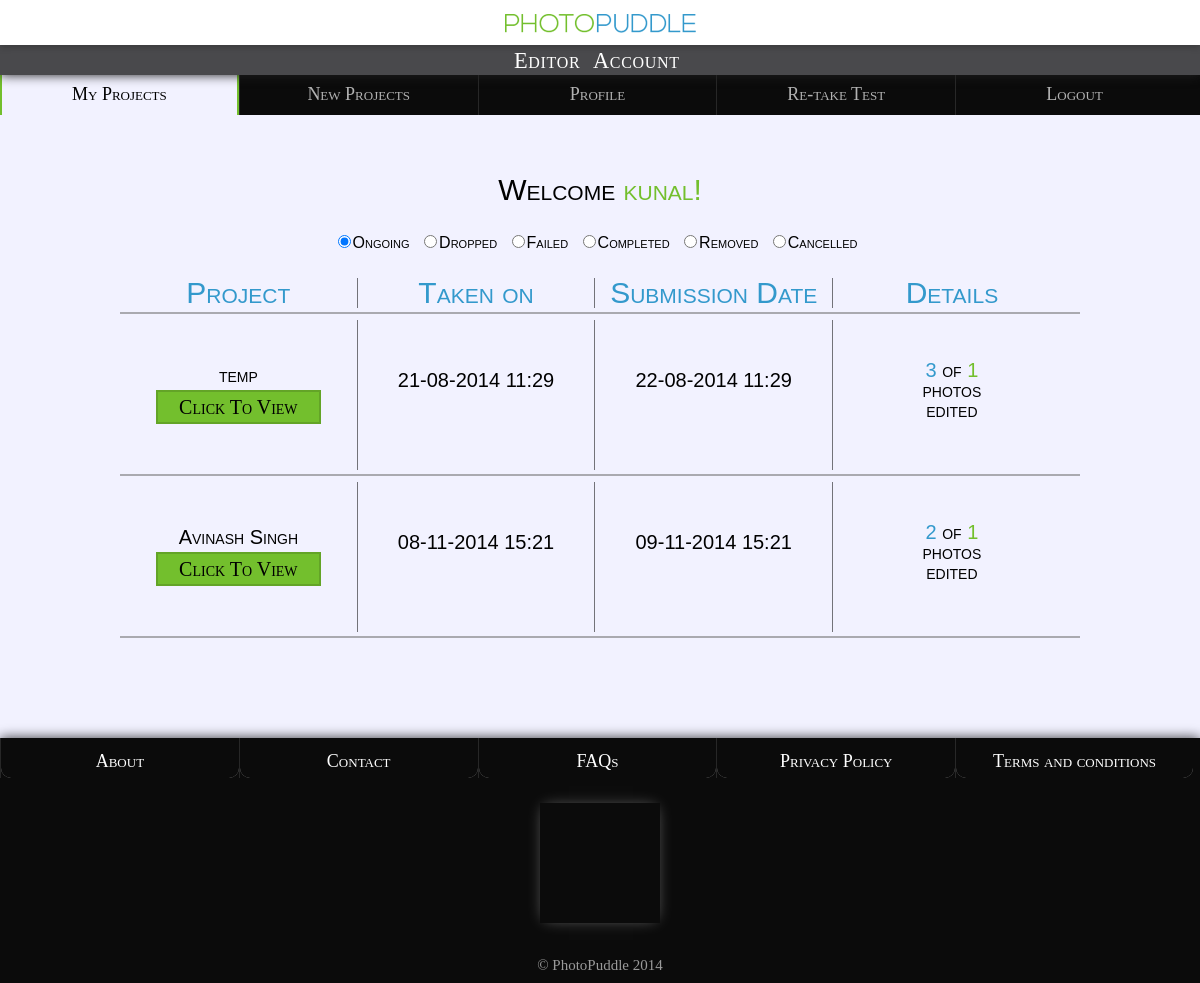
Page /editMyProjList.php (signed in) on the committed database.
### tables this page shows
CREATE TABLE `editors` (
  `id` int(11) NOT NULL AUTO_INCREMENT,
  `username` varchar(15) DEFAULT NULL,
  `password` text,
  `signuptime` varchar(20) DEFAULT NULL,
  `email` varchar(30) DEFAULT NULL,
  `firstname` varchar(30) DEFAULT NULL,
  `lastname` varchar(30) DEFAULT NULL,
  `verify` char(6) DEFAULT NULL,
  `status` int(11) DEFAULT '-2',
  `bankname` varchar(50) DEFAULT NULL,
  `ifsc` varchar(11) DEFAULT NULL,
  `acname` varchar(30) DEFAULT NULL,
  `acno` varchar(16) DEFAULT NULL,
  PRIMARY KEY (`id`)
);

CREATE TABLE `work` (
  `editor` int(11) NOT NULL DEFAULT '0',
  `project` int(11) NOT NULL DEFAULT '0',
  `status` int(11) NOT NULL DEFAULT '0',
  `start` varchar(20) DEFAULT NULL,
  `end` varchar(20) DEFAULT NULL,
  PRIMARY KEY (`editor`,`project`)
);

CREATE TABLE `projects` (
  `id` int(11) NOT NULL AUTO_INCREMENT,
  `name` varchar(30) DEFAULT NULL,
  `password` text,
  `instructions` varchar(100) DEFAULT NULL,
  `status` int(11) NOT NULL DEFAULT '0',
  `submittime` varchar(20) DEFAULT NULL,
  `customer` int(11) DEFAULT NULL,
  `type` int(11) DEFAULT NULL,
  `checkcode` int(11) DEFAULT NULL,
  `endtime` varchar(20) DEFAULT NULL,
  PRIMARY KEY (`id`)
);

### includes/database.php (called while the page is built, shortened)
<?php
class Database{
private static $db;
public static function get_instance()
{
	if(!isset(self::$db))
		self::$db = new Database();
	return self::$db;
}
public function query($query)
{
  if($result=mysql_query($query))
    return $result;
  else
    die($this->last_query()."SQL Error : ".mysql_error());
}
public function fetch_array($result_set)
{
  while($row=mysql_fetch_array($result_set))
    $result_array[]=$row;
  if(isset($result_array))
    return $result_array;
  else
    return NULL;
}
public function num_rows($result)
{
  return mysql_num_rows($result);
}
}

### includes/databaseObject.php (called while the page is built, shortened)
<?php
class DatabaseObject{
public $id,$fields;
public function __construct()
{
if(!isset($this->fields))
  $this->populate_fields();
}
public function populate_fields()
{
  $db=Database::get_instance();
  $result=$db->query("SHOW FIELDS FROM ". static::$tableName);
  $result_array=$db->fetch_array($result);
  if(is_array($result_array))
      foreach($result_array as $row)
        if($row[0]!='id')
          $this->fields[]=$row[0];
}
public static function find_by_sql($query)
{
  $db=Database::get_instance();
  $result=$db->query($query);
  if($db->num_rows($result)>0)
    return static::instantiate($result);
  else
    return NULL;
}
public static function instantiate($result)
{
  $db=Database::get_instance();
  $result_set=$db->fetch_array($result);
  foreach($result_set as $row)
  {
    $obj=new static;
    foreach($row as $key=>$value)
      $obj->$key=$value;
    $result_objects[]=$obj;
  }
  return $result_objects;
}
}

### includes/session.php (called while the page is built, shortened)
<?php
    class Session {
        protected $user, $loggedIn;
        protected static $session;
        protected static $userClass='Editor', $userTable='editors', $sessionVar='id', $loginPage=EDITOR_LOGIN_PAGE, $userField='username';
        function __construct()
        {
            $this->update_session();
        }
        public static function get_instance()
        {
        	if(!isset(static::$session))
        		static::$session = new static;
        	return static::$session;
        }
        public function logged_in_user()
        {
          if($this->loggedIn)
            return $this->user;
          else
            return false;
        }
        public function update_session()
        {
          if(isset($_SESSION[static::$sessionVar]))
          {
              $userClass=static::$userClass;
            $result_user=$userClass::find_by_sql("SELECT * FROM ".static::$userTable." WHERE ".static::$userField."='".$_SESSION[static::$sessionVar]."'");
            $this->user=$result_user[0];
            $this->loggedIn=true;
          }
          else
          {
            unset($this->user);
            $this->loggedIn=false;
          }
        }
    }

### includes/project.php (called while the page is built, shortened)
<?php
	class Project extends DatabaseObject
	{
		public static function find_by_sql($query)
		{
			$objs = parent::find_by_sql($query);
			return $objs;
		}
		public static function find_for_status($editor,$status)
		{
			return self::find_by_sql("SELECT projects.id id, projects.name, projects.type, projects.submittime, customers.email, work.start, work.end FROM work JOIN projects ON projects.id = work.project JOIN customers ON customers.id = projects.customer WHERE work.status = '{$status}' AND editor = '{$editor->id}' ORDER BY work.start DESC");
		}
		public static function find_ongoing_for_editor($editor)
		{
			return self::find_by_sql("SELECT projects.id id, projects.name, projects.type, projects.submittime, customers.email, work.start FROM work JOIN projects ON projects.id = work.project JOIN customers ON customers.id = projects.customer WHERE work.status = '0' AND editor = '{$editor->id}' ORDER BY submittime ASC");
		}
		public function total_pics_count()
		{
			$db = Database::get_instance();
			$num = $db->fetch_array($db->query("SELECT COUNT(*) FROM pictures WHERE project = '{$this->id}'"));
			return $num[0][0];
		}
		public function done_pics_count()
		{
			$db = Database::get_instance();
			$num = $db->fetch_array($db->query("SELECT COUNT(*) FROM (SELECT donepics.id FROM donepics JOIN pictures ON donepics.original = pictures.id WHERE pictures.project = '{$this->id}') t1"));
			return $num[0][0];
		}
	}

### editMyProjList.php (the view, shortened to what this page needs)
<?php
	$session = Session::get_instance();
	$session->require_login();
	$ongoing = Project::find_ongoing_for_editor($session->logged_in_user());
	$completed = Project::find_for_status($session->logged_in_user(),Editor::COMPLETED);
?>
 <!DOCTYPE html>
 <html lang="en">
	<head>
	<link href="css/style_editor.css" rel="stylesheet">
	<link href="css/reset.css" rel="stylesheet">
	<link rel="stylesheet" href="css/modal.css">
	<link rel="stylesheet" href="css/progressbar.css">
	</head>
<body>
	<div id="logobkg">
		<a href="editHome.php">
			<img id="instr1" src="images/pp1.png" onmouseover="this.src='images/pp2.png'" onmouseout="this.src='images/pp1.png'"/>
		</a>
	</div>
 <div id='mininav' class='wrap3'>
		<div id="lefter">
		<ul id='navleft' class="submenu">
			<li>
				Editor &nbsp;Account&nbsp;
			</li>
		</ul>
		</div>
	</div>
	<div id="nav" style='z-index:1; >
		<div class='wrap4'>
		<div id="lefter">
		<nav id='navleft' class="menuhead" class='wrap4'>
		<ul>
			<li class="b1 active"><a href="editMyProjList.php" style="text-decoration: none;">My Projects</a></li>
			<li class="b1 "><a href="editNewProjList.php" style="text-decoration:none;">New Projects</a></li>
			<li class="b1 "><a href="#" style="text-decoration: none;">Profile</a></li>
			<li class="b1 "><a href="editTakeTest.php" style="text-decoration: none;">Re-take Test</a></li>
			<li class="b1 "><a href="editLogout.php" style="text-decoration: none;">Logout</a></li>
		</ul>
		</nav>
		</div>
		</div>
	<div id='wrapper'>
		<h5 id='wel'>Welcome <span class='greenc'><?php echo $session->logged_in_user()->firstname.'!';?></span></h5>
	<div class='pagers'>
		<input type='radio' name='projCategory' id='ongoing' class='projCategory' checked><label for='ongoing'>Ongoing</label>
		<input type='radio' name='projCategory' id='dropped' class='projCategory'><label for='dropped'>Dropped</label>
		<input type='radio' name='projCategory' id='failed' class='projCategory'><label for='failed'>Failed</label>
		<input type='radio' name='projCategory' id='completed' class='projCategory'><label for='completed'>Completed</label>
		<input type='radio' name='projCategory' id='removed' class='projCategory'><label for='removed'>Removed</label>
		<input type='radio' name='projCategory' id='cancelled' class='projCategory'><label for='cancelled'>Cancelled</label>
	</div>
		<div id='ongoingProj' class='wrapper80'>
			<div id='rowHeader' class='bluec'>
				<div>Project</div>
				<div>Taken on</div>
				<div>Submission Date</div>
				<div>Details</div>
			</div>
			<div class='tableHR'></div>
	<?php if(is_array($ongoing))
				foreach($ongoing as $ongoingProj) :?>
			<div class='rowElement'>
				<div class='col1'><?php echo $ongoingProj->name;?><br/><a href="editMyProjView.php?id=<?php echo $ongoingProj->id;?>" style="text-decoration:none;color:inherit;" class='greenb customButton1'>Click To View</a></div>
				<div class='col2'><?php echo strftime('%d-%m-%Y %H:%M',$ongoingProj->submittime);?></div>
				<div class='col3'><?php echo strftime('%d-%m-%Y %H:%M',$ongoingProj->submittime+(3600*24));?></div>
				<div class='col4'><span class='bluec'><?php echo $ongoingProj->done_pics_count();?></span> of <span class='greenc'><?php echo $ongoingProj->total_pics_count();?></span><br/>photos <br/>edited</div>
			</div>
			<div class='tableHR'></div>
	<?php endforeach;?>
		</div>
	</div>
	<div id='footer'>
					<div id="nav" >
						<div class='wrap4'>
						<div id="lefter">
							<nav id='navleft' class="menu" class='wrap4'>
							<ul class="block-menu">
								<li class="b1 divider"><a href="about.html" class='three-d' style="text-decoration: none;"><div class='fullheight underflipmenu'>About</div>
									<span aria-hidden="true" class="three-d-box">
										<span class="front">About</span>
									</span>
								</a></li>
								<li class="b1 divider"><a href="contact.html" class='three-d' style="text-decoration: none;"><div class=' fullheight underflipmenu'>Contact</div>
									<span aria-hidden="true" class="three-d-box">
										<span class="front">Contact</span>
									</span>
								</a></li>
								<li class="b1 divider"><a href="faq.html" class='three-d' style="text-decoration: none;"><div class='fullheight underflipmenu'>FAQs</div>
									<span aria-hidden="true" class="three-d-box">
										<span class="front">FAQs</span>
									</span>
								</a></li>
								<li class="b1 divider"><a href="privacypolicy.html" class='three-d' style="text-decoration: none;"><div class='fullheight underflipmenu'>Privacy Policy</div>
									<span aria-hidden="true" class="three-d-box">
										<span class="front">Privacy Policy</span>
									</span>
								</a></li>
								<li class="b1 divider"><a href="terms.html" class='three-d' style="text-decoration: none;"><div class='fullheight underflipmenu'>Terms and conditions</div>
									<span aria-hidden="true" class="three-d-box">
										<span class="front">Terms and conditions</span>
									</span>
								</a></li>
							</ul>
							</nav>
						</div>
						</div>
					</div>
					<a href='www.photopuddle.com/index.php' class='footerlogo'/></a>
		 			 <p id="copyright">&copy; PhotoPuddle 2014<p>
				</div>
</body>
</html>

### css/modal.css (style rules this page uses)
html { overflow-y: scroll; }

### rows in the picture
editors: firstname "kunal"
work: projects.name "temp", projects.submittime "21-08-2014 11:29", projects.submittime "22-08-2014 11:29", done_pics_count "3", total_pics_count "1"
work: projects.name "Avinash Singh", projects.submittime "08-11-2014 15:21", projects.submittime "09-11-2014 15:21", done_pics_count "2", total_pics_count "1"
